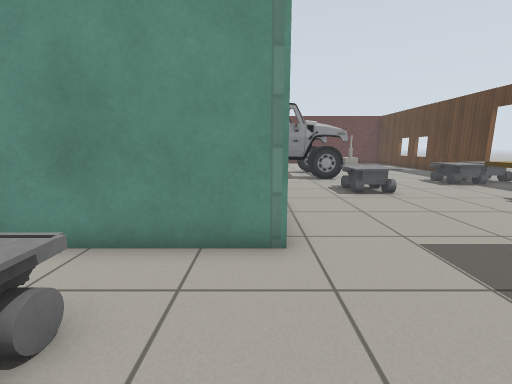
[1] (above)

24 first-person views from a walk through a robot-simulator world made for Gazebo. The camera is 0.9 m above the floor, tilts 10° down and sees 90° across. The floor is counted in squares, 0.5 m on a side. Each view is taken from the middle of a square. On the plan, view 1 faces up. The plan holds only what a view shows up to about 15 squares ahead; the rest is blank. The place goes on beyond the plan. Gazebo's built-in surfaces are drawn with simple patterns. Simple shapes stand in for some stock models.

[2]
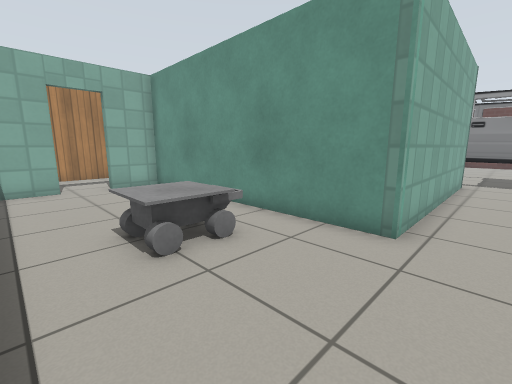

[3]
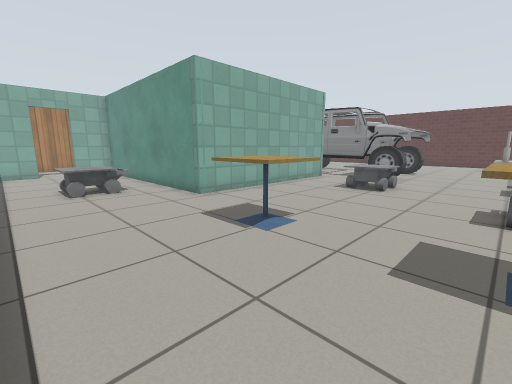

[4]
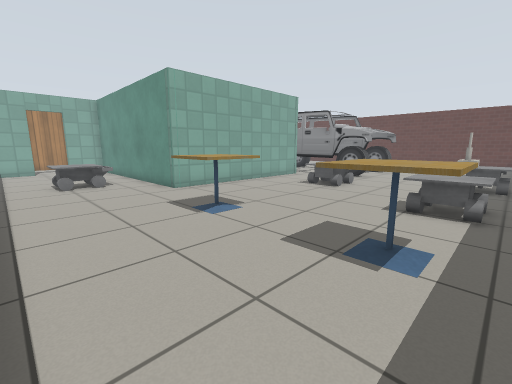

[5]
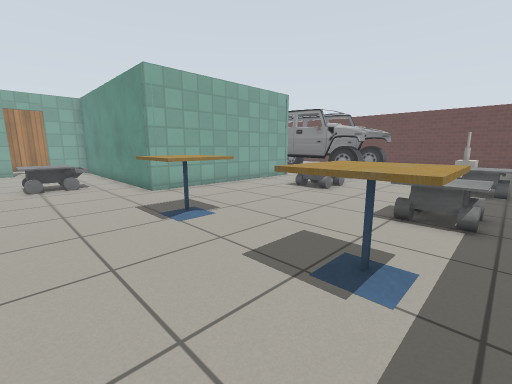

[6]
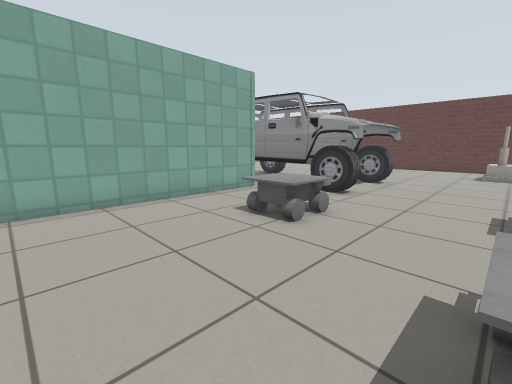

[7]
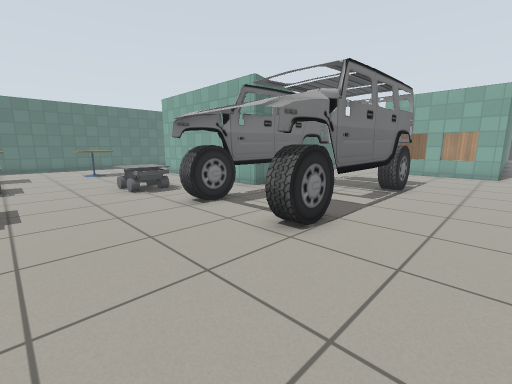

[8]
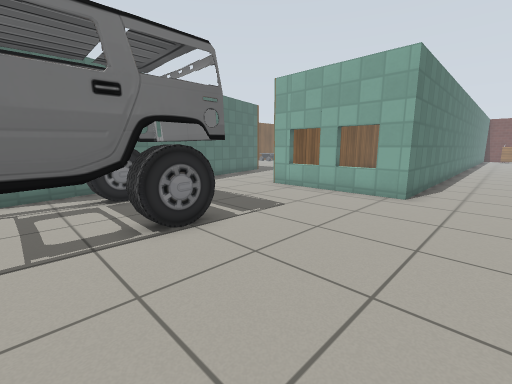

[9]
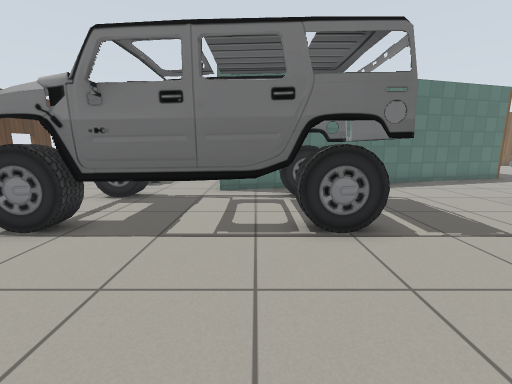

[10]
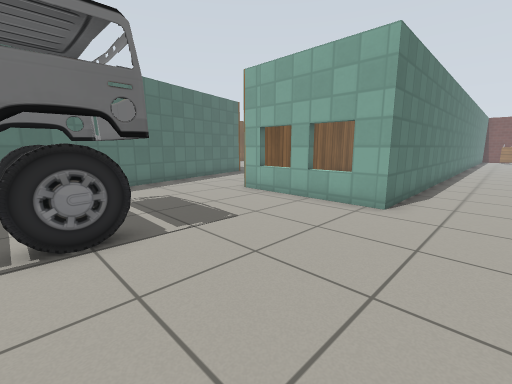

[11]
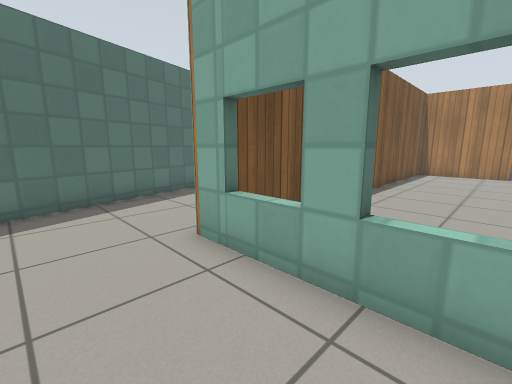

[12]
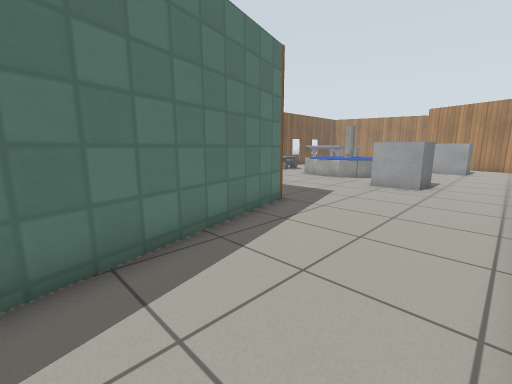

[13]
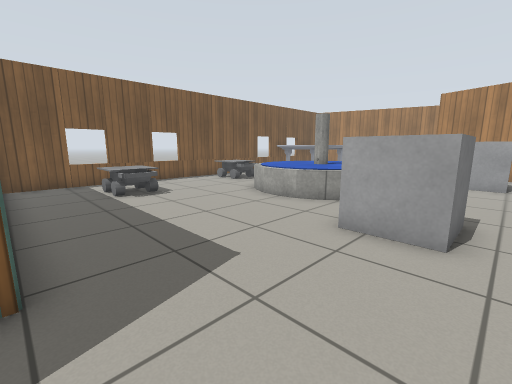

[14]
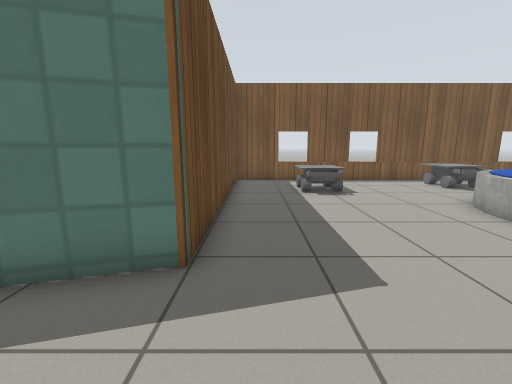

[15]
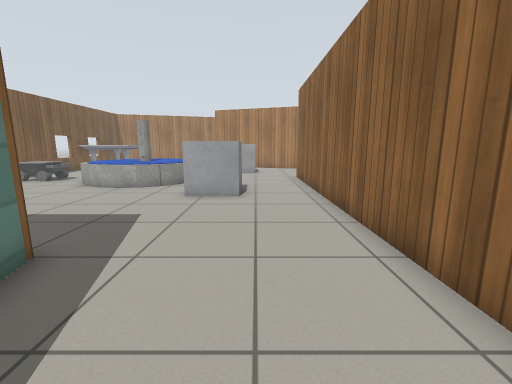

[16]
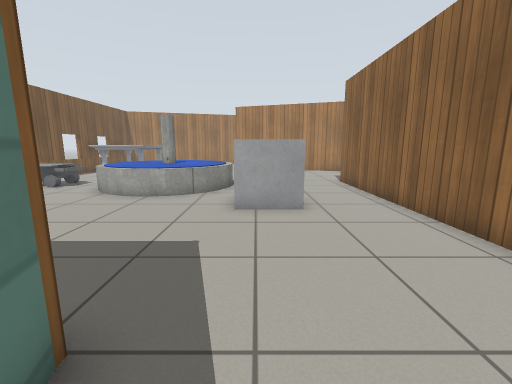

[17]
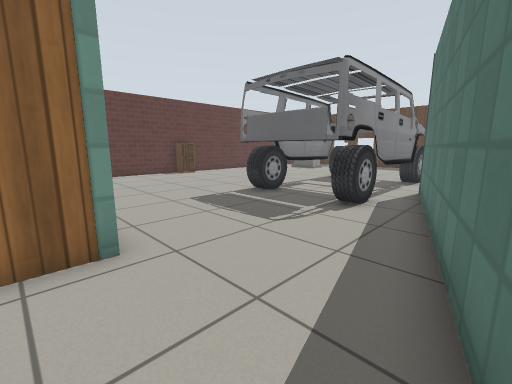

[18]
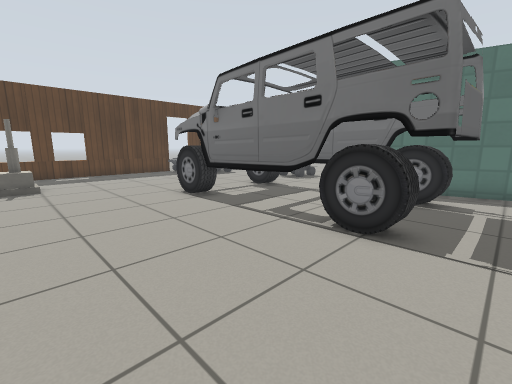

[19]
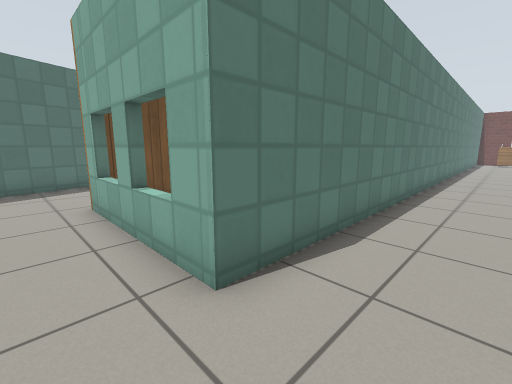

[20]
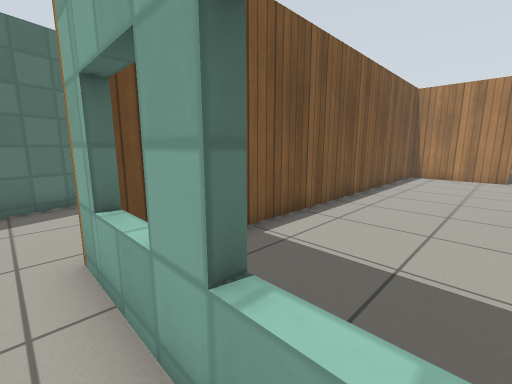

[21]
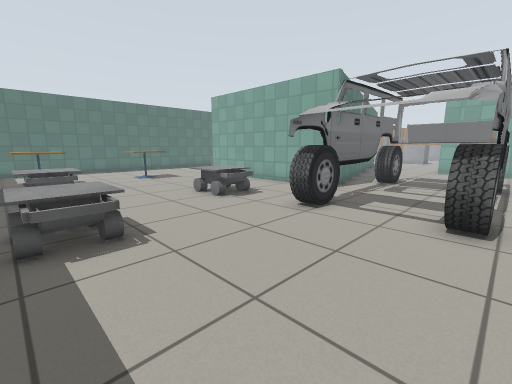

[22]
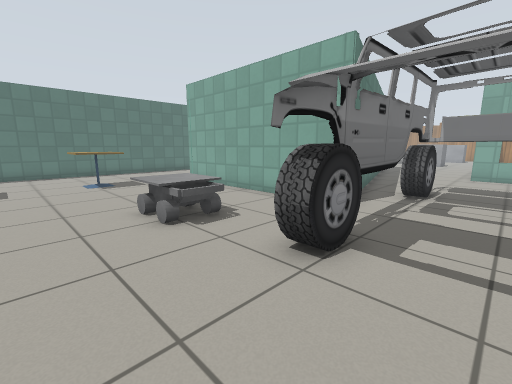

[23]
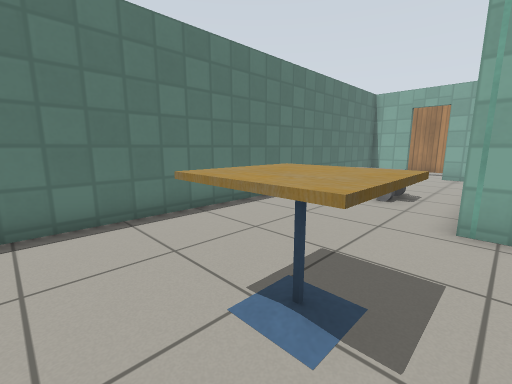

[24]
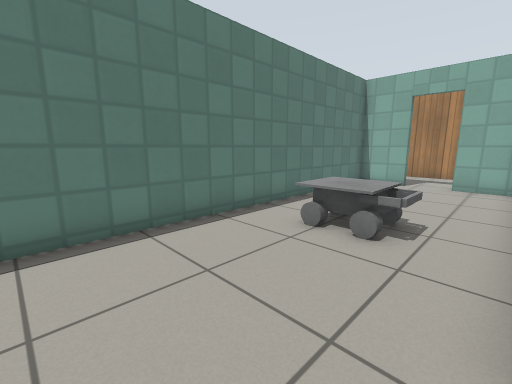

### Floor plan
Key: @ floor where view 1 was taken; # wall or solid block; . floor; D open door; = window, fence, low wall or low ledge; C car; T cafe table; H house; F fountain; O other object.
Columns run from 26 left of view 1 to 11 right of it. Each row starts with its distance up from view 1.
 24 ..................................HH
 23 ..................................HH..
 22 .... ############.....................
 21 #################.....................
 20 #...............=.....................
 19 #...............#.....CCCCCCCCCC......
 18 #...............#.... CCCCCCCCCC.....
 17 #...............=.... CCCCC CCCC......
 16 #################.... CCCCCCCCCC......
 15 ##        ........... CCCCCCCCCC......
 14 ......................CCCCCCCCCC....OO
 13 .......................#####.......OOO
 12 ....OOO.............####  ##..OO...OOO
 11       O.........#####     ##..OOO.....
 10  FF. O......#####         ##..OOO.....
  9 FFFF.......##             ##.......OO.
  8 FFFFF......#              ##.......OOO
  7 FFFFF......#              ##.......OOO
  6 FFFFF......#              ##..........
  5 FFFF.......#              ##..........
  4   F........#    ###########...TTT..TTT
  3 .......OO..#... #......OO.....TTT..TTT
  2 OOO... OO..#....D.....OOO.............
  1 OOO....OO..#....D.....OOO.............
  0  O....  ...#... #......OO.@...........
 -1 ####=###=###    #.....................
 -2                 ######################

Where each view was taken, in squares from view 1:
view 1: 0 up, 0 right, facing up
view 2: 1 down, 2 right, facing up-left
view 3: 1 down, 9 right, facing up-left
view 4: 1 down, 11 right, facing up-left
view 5: 0 up, 11 right, facing up-left
view 6: 5 up, 9 right, facing up-left
view 7: 22 up, 9 right, facing down-left
view 8: 24 up, 0 right, facing down-left
view 9: 24 up, 1 left, facing down
view 10: 24 up, 2 left, facing down-left
view 11: 20 up, 7 left, facing down-left
view 12: 15 up, 8 left, facing down-left
view 13: 13 up, 15 left, facing down-left
view 14: 13 up, 16 left, facing down
view 15: 13 up, 11 left, facing left
view 16: 11 up, 13 left, facing left
view 17: 11 up, 11 left, facing up-right
view 18: 24 up, 5 left, facing down-right
view 19: 24 up, 8 left, facing down-left
view 20: 20 up, 9 left, facing down-left
view 21: 19 up, 11 right, facing down-left
view 22: 17 up, 8 right, facing down-left
view 23: 5 up, 7 right, facing down-left
view 24: 4 up, 3 right, facing down-left
